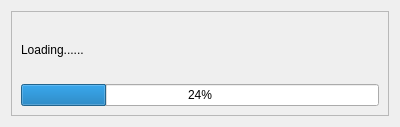
<?xml version="1.0" encoding="UTF-8"?>
<ui version="4.0">
 <class>Form</class>
 <widget class="QWidget" name="Form">
  <property name="geometry">
   <rect>
    <x>0</x>
    <y>0</y>
    <width>400</width>
    <height>127</height>
   </rect>
  </property>
  <property name="windowTitle">
   <string>XiaoLongLong</string>
  </property>
  <layout class="QGridLayout" name="gridLayout">
   <item row="0" column="0">
    <widget class="QFrame" name="frame">
     <property name="frameShape">
      <enum>QFrame::StyledPanel</enum>
     </property>
     <property name="frameShadow">
      <enum>QFrame::Raised</enum>
     </property>
     <layout class="QVBoxLayout" name="verticalLayout">
      <item>
       <widget class="QLabel" name="label_loading">
        <property name="text">
         <string>Loading......</string>
        </property>
       </widget>
      </item>
      <item>
       <widget class="QProgressBar" name="progressBar">
        <property name="value">
         <number>24</number>
        </property>
       </widget>
      </item>
     </layout>
    </widget>
   </item>
  </layout>
 </widget>
 <resources/>
 <connections/>
</ui>
